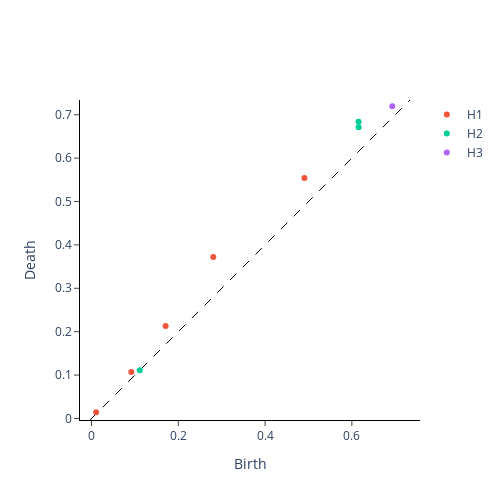

Write notebook code for a chart like this one.
### Code cell
dissim_diagram_plot = gtda.plotting.plot_diagram(dissim_diagrams[print_obj])
display(dissim_diagram_plot)
dissim_diagram_plot.write_image(file = f"{subj}/{exp}/dissim_diagram.svg", format = "svg")

### Figure 1 — Plotly figure (JSON) as saved in the notebook; plotly's stock layout.template omitted (floating-point values rounded to 4 significant figures)
{"data": [{"hoverinfo": "none", "line": {"color": "black", "dash": "dash", "width": 1}, "mode": "lines", "showlegend": false, "type": "scatter", "x": [-0.003568, 0.734], "y": [-0.003568, 0.734]}, {"hoverinfo": "text", "hovertext": ["(0.4906969964504242, 0.5543769001960754)", "(0.2805217206478119, 0.37233033776283264)", "(0.17078106105327606, 0.21290753781795502)", "(0.0916220024228096, 0.10685327649116516)", "(0.010615149512887001, 0.01444491557776928)"], "mode": "markers", "name": "H1", "type": "scatter", "x": [0.4907, 0.2805, 0.1708, 0.09162, 0.01062], "y": [0.5544, 0.3723, 0.2129, 0.1069, 0.01444]}, {"hoverinfo": "text", "hovertext": ["(0.6155862808227539, 0.6711254715919495)", "(0.6154104471206665, 0.6838913559913635)", "(0.11103792488574982, 0.11118826270103455)"], "mode": "markers", "name": "H2", "type": "scatter", "x": [0.6156, 0.6154, 0.111], "y": [0.6711, 0.6839, 0.1112]}, {"hoverinfo": "text", "hovertext": ["(0.6931443810462952, 0.7197941541671753)"], "mode": "markers", "name": "H3", "type": "scatter", "x": [0.6931], "y": [0.7198]}, {"hoverinfo": "text", "hovertext": [], "mode": "markers", "name": "H4", "type": "scatter", "x": [], "y": []}, {"hoverinfo": "text", "hovertext": [], "mode": "markers", "name": "H5", "type": "scatter", "x": [], "y": []}], "layout": {"height": 500, "plot_bgcolor": "white", "width": 500, "xaxis": {"autorange": false, "exponentformat": "e", "linecolor": "black", "linewidth": 1, "mirror": false, "range": [-0.003568, 0.734], "showexponent": "all", "showline": true, "side": "bottom", "ticks": "outside", "title": {"text": "Birth"}, "type": "linear", "zeroline": true}, "yaxis": {"autorange": false, "exponentformat": "e", "linecolor": "black", "linewidth": 1, "mirror": false, "range": [-0.003568, 0.734], "scaleanchor": "x", "scaleratio": 1, "showexponent": "all", "showline": true, "side": "left", "ticks": "outside", "title": {"text": "Death"}, "type": "linear", "zeroline": true}}}
